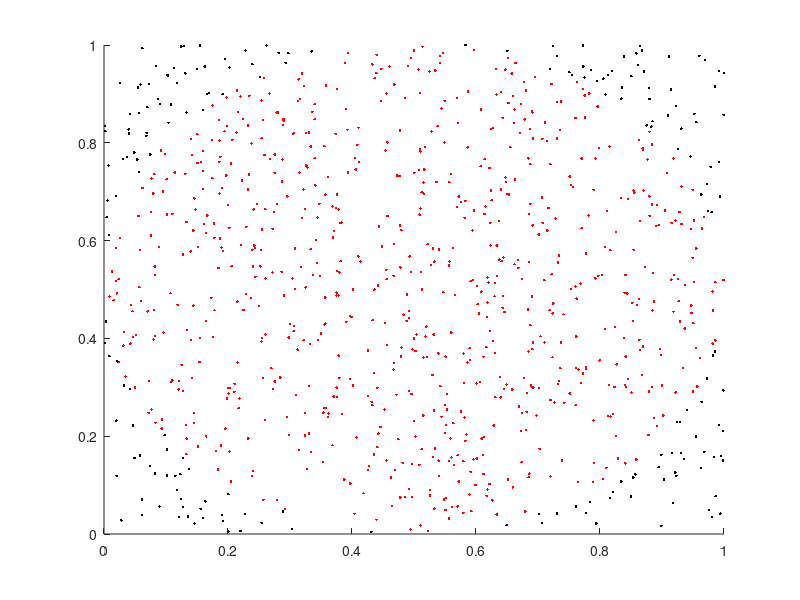

Write the MATLAB code that produced this figure.
%podatki za kroznico
koti = linspace(0, 2 * pi ,100);
tocke_na_kroznici =  @(kot) [0.5 + 0.5 * sin(kot);0.5+ 0.5 * cos(kot)];
kroznica = tocke_na_kroznici(koti);
y = kroznica(1,:);
x = kroznica(2,:);

%podatki za nakljucne tocke
st_tock=1000;
x_kvadrat = rand(1, st_tock);
y_kvadrat = rand(1, st_tock);
sredisce_x = 0.5;
sredisce_y = 0.5;
polmer_kroga = 0.5;
razdalja = sqrt((x_kvadrat - sredisce_x).^2 + (y_kvadrat - sredisce_y).^2);
tocke_v_krogu = [x_kvadrat(razdalja <= polmer_kroga); y_kvadrat(razdalja <= polmer_kroga)];
tocke_v_kvadratu = [x_kvadrat; y_kvadrat];
tocke_zunaj_kroga = [x_kvadrat(razdalja > polmer_kroga); y_kvadrat(razdalja > polmer_kroga)];

hold on;
%izris tock v in znotraj kroznice
plot(tocke_v_krogu(1,:),tocke_v_krogu(2,:),'r.')
plot(tocke_zunaj_kroga(1,:),tocke_zunaj_kroga(2,:),'k.')

%xlabel('x_os');
%ylabel('y_os');
%title('Monte Carlo izračun');
%legend('kroznica', 'tocke noter', 'tocke zunaj');
hold off;
